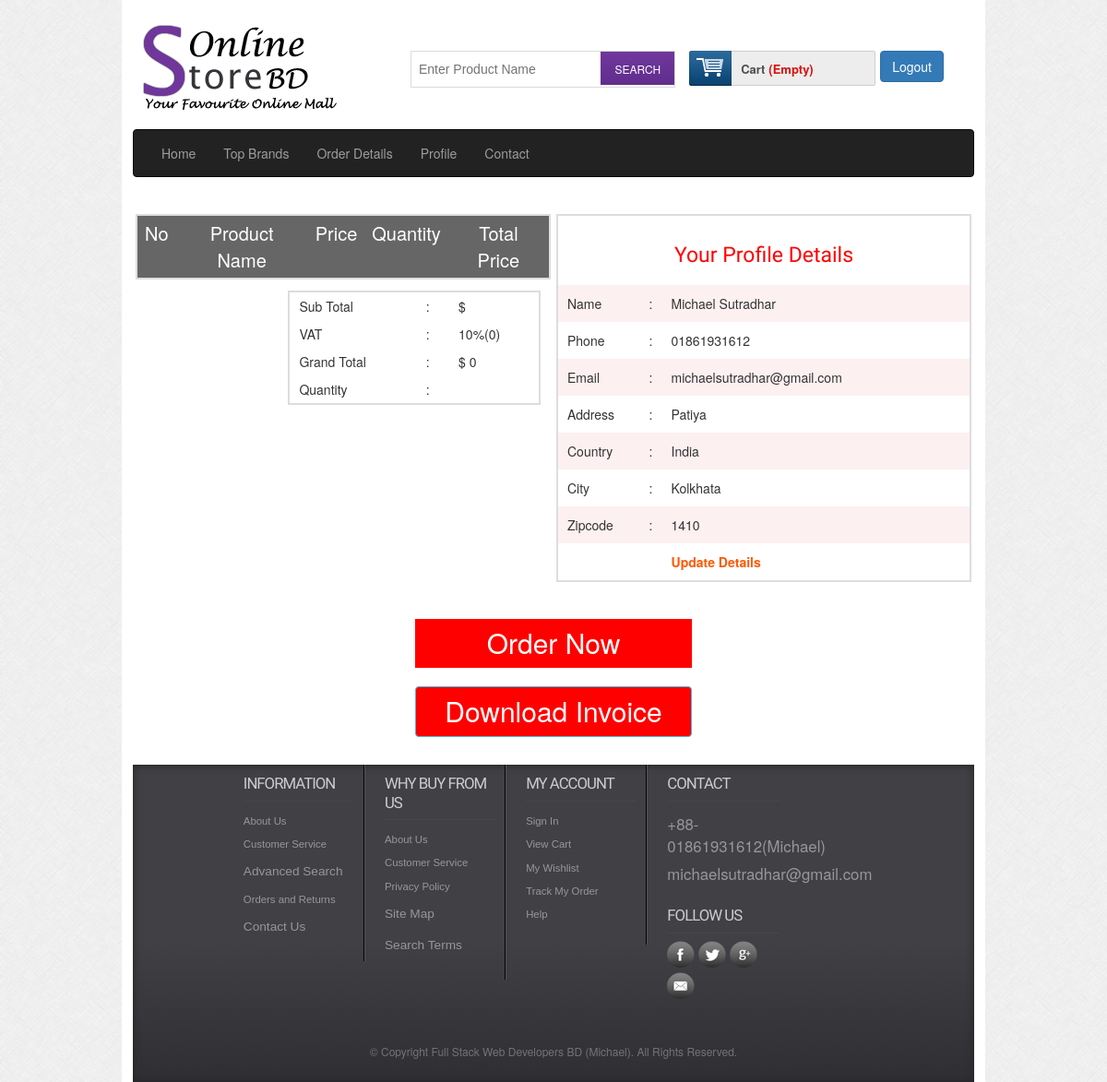
The page /shop/offline.php (signed in) on the database its author committed.
### tables this page shows
CREATE TABLE `tbl_customer` (
  `id` int(11) NOT NULL,
  `name` varchar(255) NOT NULL,
  `address` text NOT NULL,
  `city` varchar(30) NOT NULL,
  `country` varchar(30) NOT NULL,
  `zip` varchar(30) NOT NULL,
  `phone` varchar(30) NOT NULL,
  `email` varchar(255) NOT NULL,
  `password` varchar(32) NOT NULL,
  `status` int(11) NOT NULL DEFAULT '0'
);

CREATE TABLE `tbl_country` (
  `country_id` int(11) NOT NULL,
  `countryName` varchar(255) NOT NULL
);

CREATE TABLE `tbl_city` (
  `city_id` int(11) NOT NULL,
  `cityName` varchar(255) NOT NULL,
  `country_id` int(11) NOT NULL
);

### shop/classes/Customer.php (called while the page is built, shortened)
<?php
    $filepath = realpath(dirname(__FILE__));
    include_once ($filepath.'/../lib/Database.php');
?>
<?php
class Customer{
    private $db;
    public function __construct() {
        $this->db = new Database();
    }
    public function customerData($id){
        $query = "SELECT cust.*,c.countryName,ci.cityName
                  FROM tbl_customer as cust,tbl_country as c,tbl_city as ci
                  WHERE cust.country = c.country_id AND cust.city = ci.city_id
                  AND id = '$id'";
        $result = $this->db->select($query);
        return $result;
    }
}

### shop/lib/Database.php (called while the page is built, shortened)
<?php
Class Database{
 public $host   = DB_HOST;
 public $user   = DB_USER;
 public $pass   = DB_PASS;
 public $dbname = DB_NAME;
 public $link;
private function connectDB(){
 $this->link = new mysqli($this->host, $this->user, $this->pass,
  $this->dbname);
 }
public function select($query){
  $result = $this->link->query($query) or
   die($this->link->error.__LINE__);
  if($result->num_rows > 0){
    return $result;
  } else {
    return false;
  }
 }
}

### shop/lib/Session.php (called while the page is built, shortened)
<?php
class Session{
 public static function get($key){
  if (isset($_SESSION[$key])) {
   return $_SESSION[$key];
  } else {
   return false;
  }
 }
}

### shop/offline.php (the view, shortened to what this page needs)
<?php include 'inc/header.php' ?>
 <div class="main">
    <div class="content">
        <div class="section group">
            <div class="division">
                 <table class="tblone">
							<tr>
                                <th>No</th>
								<th>Product Name</th>
								<th>Price</th>
								<th>Quantity</th>
								<th>Total Price</th>
                             </tr>
						</table>
                <table class="tbltwo" style="float:right;text-align:left;" width="40%">
                                                       <tr>
								<td>Sub Total</td>
                                                                 <td>:</td>
								<td>$<?php echo $sum; ?></td>
							</tr>
							<tr>
								<td>VAT</td>
                                                                 <td>:</td>
								<td>10%(<?php echo   $vat = $sum * 0.1 ; ?>)</td>
							</tr>
							<tr>
								<td>Grand Total </td>
                                                                <td>:</td>
								<td>$
                                                                <?php
                                                                $vat = $sum * 0.1 ;
                                                                $grandtotal = $sum + $vat ;
                                                                echo $grandtotal;
                                                                 ?>
                                                                </td>
                                                        </tr>
                                                        <tr>
								<td>Quantity</td>
                                                                 <td>:</td>
								<td><?php echo $qty; ?></td>
							</tr>
					   </table>
            </div>
            <div class="division">
                <?php
           $id = Session::get("customerId");
           $getdata = $cmr->customerData($id);
           if($getdata){
               while($result = $getdata->fetch_assoc()){
            ?>
            <table class="tblone">
                <tr>
                    <td colspan="3"><h2 style="text-align: center; color:red;">Your Profile Details</h2></td>
                </tr>
                <tr>
                    <td width="20%">Name</td>
                    <td width ="5%">:</td>
                    <td><?php echo $result['name']?></td>
                </tr>
                <tr>
                    <td>Phone</td>
                    <td>:</td>
                    <td><?php echo $result['phone']?></td>
                </tr>
                <tr>
                    <td>Email</td>
                    <td>:</td>
                    <td><?php echo $result['email']?></td>
                </tr>
                <tr>
                    <td>Address</td>
                    <td>:</td>
                    <td><?php echo $result['address']?></td>
                </tr>
                <tr>
                    <td>Country</td>
                    <td>:</td>
                    <td><?php echo $result['countryName']?></td>
                </tr>
                <tr>
                    <td>City</td>
                    <td>:</td>
                    <td><?php echo $result['cityName']?></td>
                </tr>
                <tr>
                    <td>Zipcode</td>
                    <td>:</td>
                    <td><?php echo $result['zip']?></td>
                </tr>
                <tr>
                    <td></td>
                    <td></td>
                    <td><a href="editprofile.php">Update Details</a></td>
                </tr>
            </table>
           <?php } }?>
            </div>
       </div>
 </div>
     <div class="ordernow">
         <a href="?orderid=order">Order Now</a>
         <a class="btn btn-info" onClick="window.open('invoice.php','SearchTip','width=900,height=630,resizable=yes,scrollbars=yes')">Download Invoice</a>
     </div>
</div>
 <?php include 'inc/footer.php' ?>

### shop/css/style.css (style rules this page uses)
html,body,div,span,applet,object,iframe,h1,h2,h3,h4,h5,h6,p,blockquote,pre,a,abbr,acronym,address,big,cite,code,del,dfn,em,img,ins,kbd,q,s,samp,small,strike,strong,sub,sup,tt,var,b,u,i,dl,dt,dd,ol,nav ul,nav li,fieldset,form,label,legend,table,caption,tbody,tfoot,thead,tr,th,td,article,aside,canvas,details,embed,figure,figcaption,footer,header,hgroup,menu,nav,output,ruby,section,summary,time,mark,audio,video { margin:0;padding:0;border:0;font-size:100%;font:inherit;vertical-align:baseline; }
table { border-collapse:collapse;border-spacing:0; }
a { text-decoration:none; }
body { font-family:Arial, Helvetica, sans-serif; background:url(../images/body_bg3.jpg); }
.section { clear: both; padding: 0px; margin: 0px; }
.group:before, .group:after { content:""; display:table; }
.group:after { clear:both; }
.group { zoom:1; }
.content { padding:20px 0; background:#FFF; }
.content h2 { font-size:23px; color:#6C6C6C; font-family: 'Monda', sans-serif; }
.tblone { border: 1px solid #fff; margin-bottom: 12px; width: 100%; }
.tblone th { background: #666 none repeat scroll 0 0; color: #fff; font-size: 20px; padding: 5px 8px; text-align: center; }
.tblone td { padding:10px;text-align:center; }
table.tblone tr:nth-child(2n+1) { background:#fff;height:30px; }
table.tblone tr:nth-child(2n) { background:#fdf0f1;height:30px; }
table.tblone a { color: #fe5800; font-weight: bold; text-decoration: none; }

### shop/offline.php (style rules this page uses)
.division { width:50%; float:left; }
.tblone { width: 450px; margin:0 auto; border: 2px solid #ddd; }
.tblone tr td { text-align: justify; }
.tbltwo { float:right;text-align:left;width:60%; border: 2px solid #ddd; margin-right: 14px; margin-top: 12px; }
.tbltwo tr td { text-align: justify; padding: 5px 10px; }
.ordernow { padding-bottom: 30px; }
.ordernow a { width:300px; margin: 20px auto 0; text-align: center; padding: 5px; font-size: 30px;display: block; background: #ff0000; color:#fff; }

### rows shown on the page
tbl_customer: name "Michael Sutradhar", phone "01861931612", email "michaelsutradhar@gmail.com", address "Patiya", tbl_country.countryName "India", tbl_city.cityName "Kolkhata", zip "1410"

### other values the page prints
$vat = $sum * 0.1 "0"
$grandtotal "0"
